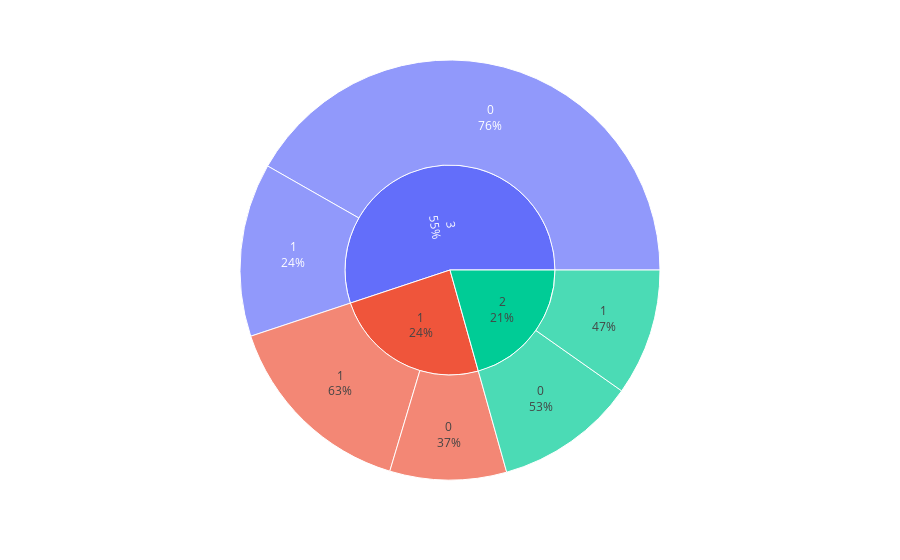

Source (notebook cell):
### Code cell
fig=px.sunburst(train_df,path=['pclass','survived'])
fig.update_traces(textinfo="label+percent parent")
fig.show()

### Figure 1 — Plotly figure (JSON) as saved in the notebook; plotly's stock layout.template omitted (floating-point values rounded to 4 significant figures)
{"data": [{"branchvalues": "total", "domain": {"x": [0, 1], "y": [0, 1]}, "hovertemplate": "labels=%{label}<br>count=%{value}<br>parent=%{parent}<br>id=%{id}<extra></extra>", "ids": ["1/0", "2/0", "3/0", "1/1", "2/1", "3/1", "1", "2", "3"], "labels": ["0", "0", "0", "1", "1", "1", "1", "2", "3"], "name": "", "parents": ["1", "2", "3", "1", "2", "3", "", "", ""], "textinfo": "label+percent parent", "type": "sunburst", "values": [80, 97, 372, 136, 87, 119, 216, 184, 491]}], "layout": {"legend": {"tracegroupgap": 0}, "margin": {"t": 60}}}
